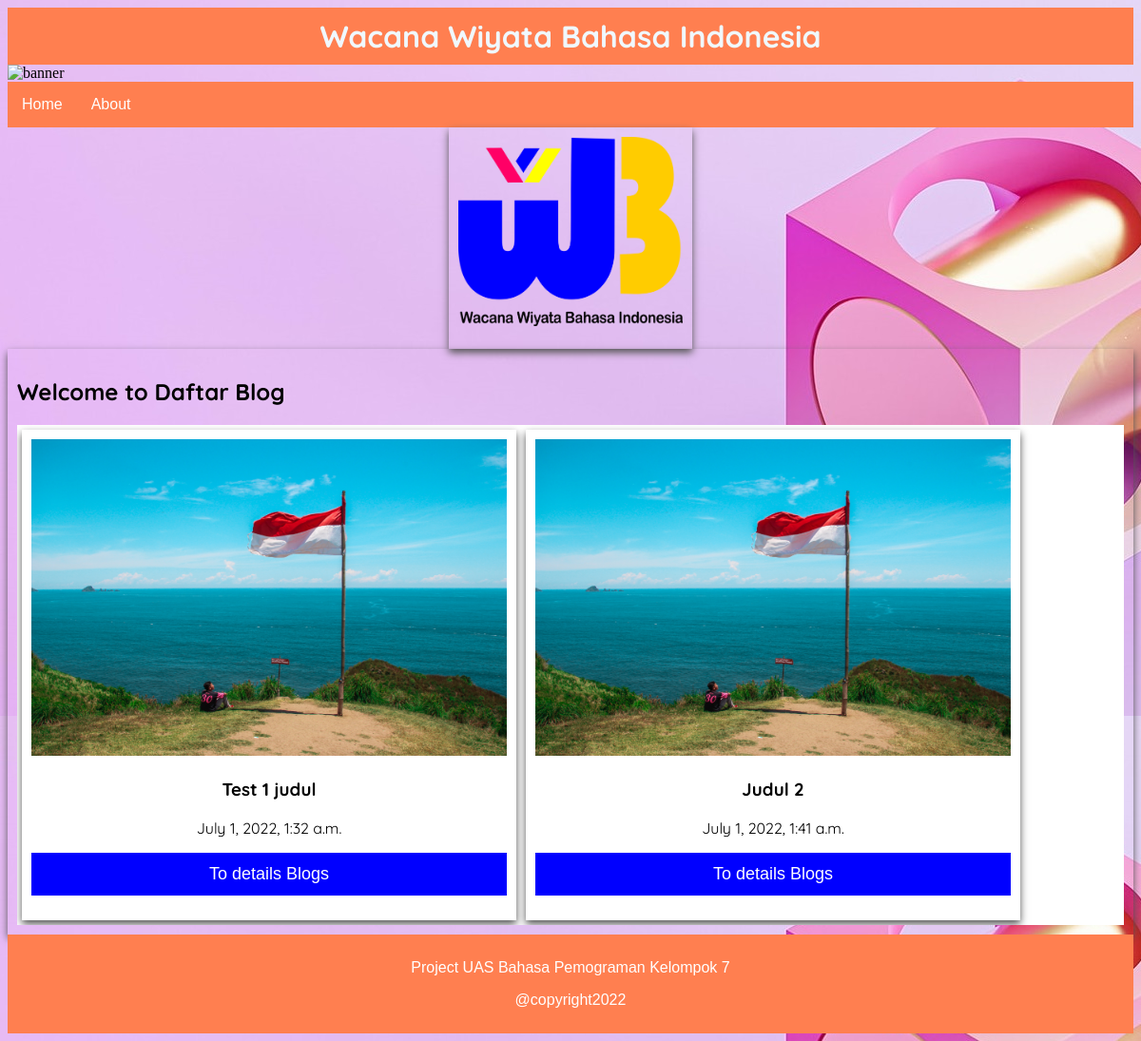
Before: /list_blogs/ with the older database file.
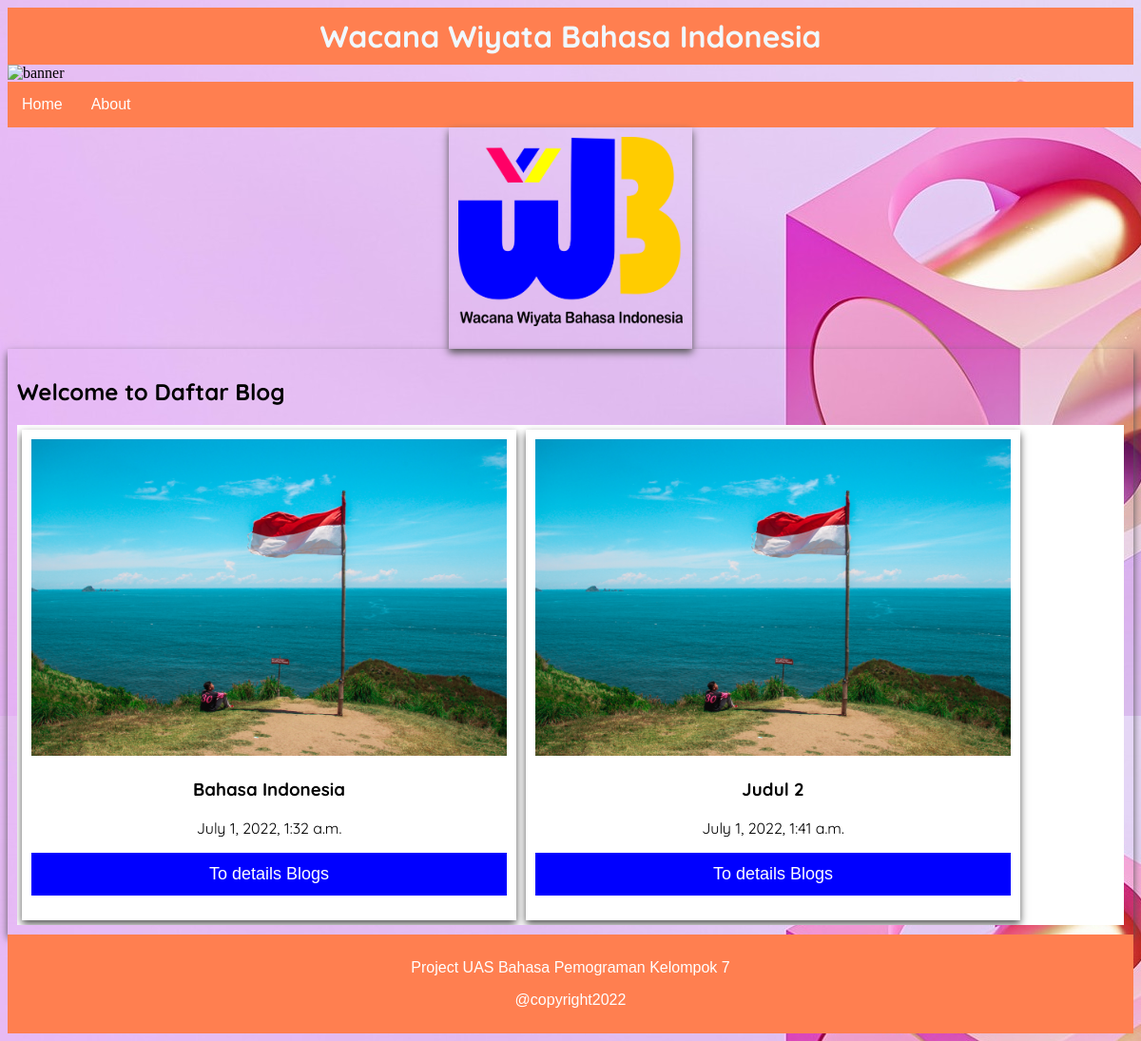
After: the same page with the newer database file.
### list_blogs/models.py (models this page shows)
class ListBlog(models.Model):
    title = models.CharField(max_length=100)
    desc = models.TextField()
    desc1 = models.TextField()
    desc2 = models.TextField()
    desc3 = models.TextField()
    desc5 = models.TextField()
    created_at = models.DateTimeField(auto_now_add=True)

### list_blogs/views.py (the view)
# urls.py: path('', views.index)
def index(request):
    blogs = ListBlog.objects.all()
    context = {
        'judul' : 'Wacana Wiyata Bahasa Indonesia',
        'subjudul' : 'Daftar Blog',
        'banner': 'list-blogs/img/blog.jpg',
        'logo' : 'list-blogs/img/logo.jpg',
        'content' : 'img/logo-web.png',
        'blogs': blogs,
        'nav' : [
            ['/','Home'],
            ['/about','About']
        ]
    }
    return render(request, 'base.html', context)

### templates/base.html (shortened to what this page needs)
{% load static %}
<!DOCTYPE html>
<html lang="en">
<head>
    <link rel="stylesheet" href="{% static "css/styles.css" %}">
</head>
<body>
    <header>
            <h1> {{ judul }} </h1>
            <img id="banner" src="{% static banner %}" alt="banner">
        <nav>
            <ul>
                    {% for link,name in nav %}
                        <li>
                            <a href="{{ link }}">{{ name }}</a>
                        </li>
                    {% endfor %}
            </ul>
        </nav>
    </header>
    <div class="logo-content">
        <img src="{% static content %}" alt="logo-content">
    </div>
    <div class="content">
        <section>
                <h2> Welcome to {{ subjudul }}</h2>
        </section>
        <ul>
                {% for blog in blogs %}
                <li>
                    <div class="card">
                        <img src="{% static logo %}" alt="logo">
                        <h3>{{ blog.title }}</h3>
                        <p>{{ blog.created_at }}</p>
                        <p><a href="/detail?id={{ blog.id }}"><button>To details Blogs</button></a></p>
                    </div>
                </li>
                {% endfor %}
        </ul>
    </div>
</body>
<footer>
    <p>Project UAS Bahasa Pemograman Kelompok 7</p>
    <p>@copyright2022</p>
</footer>
</html>

Changed rows visible on the page:
changed ListBlog: title "Test 1 judul" → "Bahasa Indonesia"
